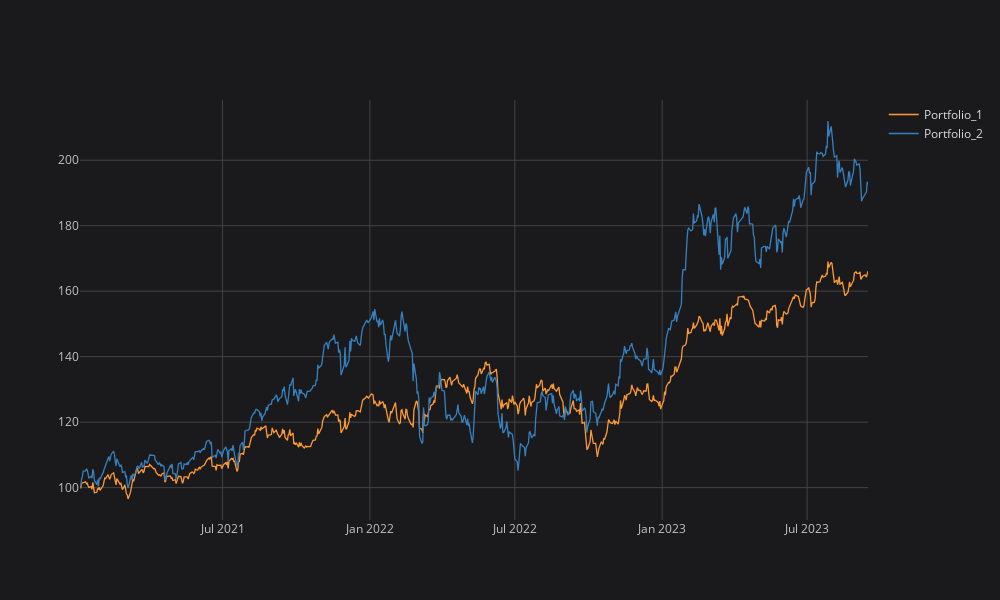

Notebook cell for this chart:
### Code cell
realizedPortfolios = evaluateMultiplePortfolios(df,weights_set, initialWealth, start_date)

configure_plotly_browser_state()
realizedPortfolios.iplot()

### Figure 1 — Plotly figure (JSON) as saved in the notebook; plotly's stock layout.template omitted (floating-point values rounded to 4 significant figures; data arrays with more than 128 entries replaced by an {"elided": "..."} marker saying what was removed)
{"data": [{"line": {"color": "rgba(255, 153, 51, 1.0)", "dash": "solid", "shape": "linear", "width": 1.3}, "mode": "lines", "name": "Portfolio_1", "text": "", "type": "scatter", "x": {"elided": "693 str values"}, "y": {"elided": "693 float values"}}, {"line": {"color": "rgba(55, 128, 191, 1.0)", "dash": "solid", "shape": "linear", "width": 1.3}, "mode": "lines", "name": "Portfolio_2", "text": "", "type": "scatter", "x": {"elided": "693 str values"}, "y": {"elided": "693 float values"}}], "layout": {"height": 600, "legend": {"bgcolor": "#1A1A1C", "font": {"color": "#D9D9D9"}}, "paper_bgcolor": "#1A1A1C", "plot_bgcolor": "#1A1A1C", "title": {"font": {"color": "#D9D9D9"}}, "width": 1000, "xaxis": {"gridcolor": "#434343", "showgrid": true, "tickfont": {"color": "#C2C2C2"}, "title": {"font": {"color": "#D9D9D9"}, "text": ""}, "zerolinecolor": "#666570"}, "yaxis": {"gridcolor": "#434343", "showgrid": true, "tickfont": {"color": "#C2C2C2"}, "title": {"font": {"color": "#D9D9D9"}, "text": ""}, "zerolinecolor": "#666570"}}}
